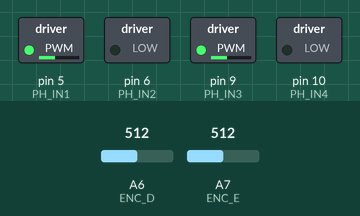
The sketch below on a simulated Arduino Nano, built with avr-gcc and run on an emulated ATmega328P. Shown: switched loads named in the sketch (green lamp = pin HIGH). Inputs (shaded band) come from the test bench; at power-on: A6 (ENC_D) = 512, A7 (ENC_E) = 512. EEPROM starts erased; what the sketch prints to the serial monitor is not drawn.

Above: at 26.3 s.
At 28.35 s:
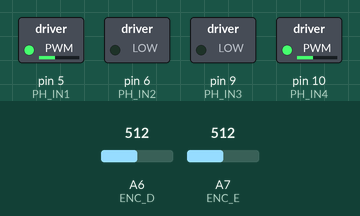
At 30.35 s:
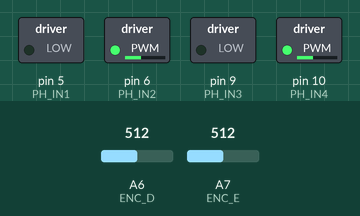
At 32.4 s:
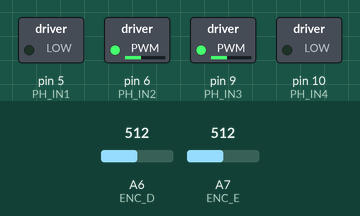
At 34.4 s:
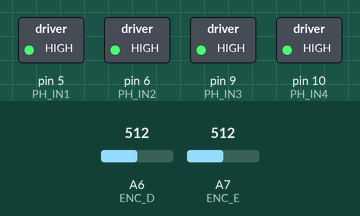
Timing chart, 0 to 36.9 s (numbered marks = the images above):
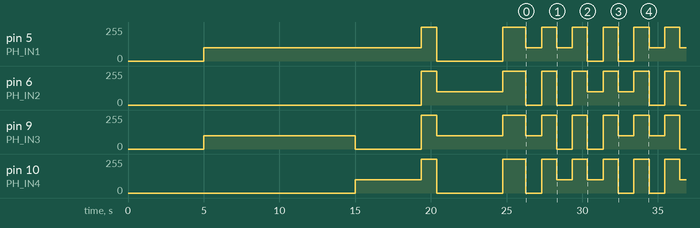

The sketch:

andar_reto.ino
```cpp
//Inclusao de biblitoecas
#include "MsTimer2.h"
#include<EEPROM.h>

//Pinos da Ponte H
#define PH_IN1 5
#define PH_IN2 6
#define PH_IN3 9
#define PH_IN4 10

//Pinos do RF
#define RF_CSN 4
#define RF_CE 5
#define RF_MO 11
#define RF_MI 12
#define RF_SCK 13

//Pinos do Encoder
#define ENC_D A6
#define ENC_E A7

//Limites inferior e superior para comparacao dos encoders
/*
#define limsup_dir 853
#define limsup_esq 823
#define liminf_dir 700//676
#define liminf_esq 542
*/

//Variaveis globais de leitura de encoder
int limsup_dir = 0;
int limsup_esq = 0;
int liminf_dir = 1023;
int liminf_esq = 1023;

//Variaveis globais
volatile boolean estado_direita = false;
volatile boolean estado_esquerda = false;
volatile long int contador_direita = 0;
volatile long int contador_esquerda = 0;

//Configura velocidade dos motores (para frente ou para tras) com PWM
void configura_velocidade (int motorA, int motorB){
  if(motorA > 0){
    analogWrite(PH_IN1, motorA);
    analogWrite(PH_IN2, 0);
  }
  else{
    analogWrite(PH_IN1, 0);
    analogWrite(PH_IN2, -motorA);
  }

  if(motorB > 0){
    analogWrite(PH_IN3, motorB);
    analogWrite(PH_IN4, 0);
  }
  else{
    analogWrite(PH_IN3, 0);
    analogWrite(PH_IN4, -motorB);
  }
}

//Para os motores. Para parar o motorA, deve-se passar o parametro motorA!=0. Analogamente para motorB.
void para_motores (int motorA, int motorB){
  if(motorA){
    digitalWrite(PH_IN1,1);
    digitalWrite(PH_IN2,1);
  }
  if(motorB){
    digitalWrite(PH_IN3,1);
    digitalWrite(PH_IN4,1);
  }
}

//Configura o valor para cada motor, segundo http://migre.me/wosaU
void configura_motores (int in1, int in2, int in3, int in4){
  digitalWrite(PH_IN1, in1);
  digitalWrite(PH_IN2, in2);
  digitalWrite(PH_IN3, in3);
  digitalWrite(PH_IN4, in4);
}


//Funcao para calibrar os valores-padrao de maximo e minimo a serem utilizados
//Na funcao leitura_encoder()
void calibra_encoder(){

  int dir_agora, esq_agora;
  //Ligamos os motores para um giro anti-horario do robo em seu proprio eixo
  configura_velocidade(100, -100);
  for(long i = 0; i < 10000; i++){

    dir_agora = analogRead(ENC_D);

    if(dir_agora > limsup_dir)
      limsup_dir = dir_agora;
    if(dir_agora < liminf_dir)
      liminf_dir = dir_agora;

    esq_agora = analogRead(ENC_E);

    if(esq_agora > limsup_esq)
      limsup_esq = esq_agora;
    if(esq_agora < liminf_esq)
      liminf_esq = esq_agora;
  }
  //Paramos os motores
  para_motores(1,1);

  delay(1000);


  //Ligamos os motores para um giro horario do robo em seu proprio eixo
  configura_velocidade(-100, 100);
  for(long i = 0; i < 10000; i++){

    dir_agora = analogRead(ENC_D);

    if(dir_agora > limsup_dir)
      limsup_dir = dir_agora;
    if(dir_agora < liminf_dir)
      liminf_dir = dir_agora;

    esq_agora = analogRead(ENC_E);

    if(esq_agora > limsup_esq)
      limsup_esq = esq_agora;
    if(esq_agora < liminf_esq)
      liminf_esq = esq_agora;

  }
  //Paramos os motores
  para_motores(1,1);

  //escreve os limites na memoria EEPROM
  EEPROM.write(0, (byte) (limsup_esq >> 8));
  EEPROM.write(1, (byte) (limsup_esq & 0xff));

  EEPROM.write(2, (byte) (liminf_esq >> 8));
  EEPROM.write(3, (byte) (liminf_esq & 0xff));

  EEPROM.write(4, (byte) (limsup_dir >> 8));
  EEPROM.write(5, (byte) (limsup_dir & 0xff));

  EEPROM.write(6, (byte) (liminf_dir >> 8));
  EEPROM.write(7, (byte) (liminf_dir & 0xff));

  delay(500);

}

//recupera os limites superior e inferior da EEPPROM
void ler_limites(){
  limsup_esq = (((int) EEPROM.read(0)) << 8) + EEPROM.read(1);
  liminf_esq = (((int) EEPROM.read(2)) << 8) +EEPROM.read(3);

  limsup_dir = (((int) EEPROM.read(4)) << 8) +EEPROM.read(5);
  liminf_dir = (((int) EEPROM.read(6)) << 8) +EEPROM.read(7);
}


void leitura_encoder(){

  if(analogRead(ENC_D) > 0.55*limsup_dir + 0.45*liminf_dir && estado_direita == false)
  {
    estado_direita = true;
    contador_direita++;
  }
  if(analogRead(ENC_D) < 0.45*limsup_dir + 0.55*liminf_dir && estado_direita == true)
  {
    estado_direita = false;
    contador_direita++;
  }

  if(analogRead(ENC_E) > 0.55*limsup_esq + 0.45*liminf_esq && estado_esquerda == false)
  {
    estado_esquerda = true;
    contador_esquerda++;
  }
  if(analogRead(ENC_E) < 0.45*limsup_esq + 0.55*liminf_esq && estado_esquerda == true)
  {
    estado_esquerda = false;
    contador_esquerda++;
  }

}

//Inicializacoes
void setup(){
 pinMode(PH_IN1, OUTPUT);
 pinMode(PH_IN2, OUTPUT);
 pinMode(PH_IN3, OUTPUT);
 pinMode(PH_IN4, OUTPUT);

 MsTimer2::set(1, leitura_encoder); //RSI periodica leitura_encoder com T=1ms
 MsTimer2::start(); //Habilita RSI

 delay(5000);
 configura_velocidade(100, 100);
 delay(10000);
 calibra_encoder();

 contador_esquerda = 0;
 contador_direita = 0;
 Serial.begin(9600);
 Serial.print(limsup_esq);
 Serial.print(" ");
 Serial.print(limsup_dir);
 Serial.print(" ");
 Serial.print(liminf_esq);
 Serial.print(" ");
 Serial.println(liminf_dir);
 delay(1000);
 contador_esquerda = 0;
 contador_direita = 0;
}

void do_pid(long vell, long velr)
{
  double kp = 10.0;
  if(vell > 0 && velr > 0)
  {
    double erro = (vell * contador_direita - velr * contador_esquerda) / (double) (abs(velr) + abs(vell));

    if(abs(vell) >= abs(velr))
      configura_velocidade(vell, max(-255, min(255, velr - kp * erro)));
    else
      configura_velocidade(max(-255, min(255, vell + kp * erro)), velr);
  }
  else if(vell > 0 && velr < 0)
  {
    double erro = (-1 * vell * contador_direita - velr * contador_esquerda) / (double) (abs(velr) + abs(vell));

    if(abs(vell) >= abs(velr))
      configura_velocidade(vell, max(-255, min(255, velr - kp * erro)));
    else
      configura_velocidade(max(-255, min(255, vell - kp * erro)), velr);
  }
  else if(vell < 0 && velr > 0)
  {
    double erro = (vell * contador_direita + velr * contador_esquerda) / (double) (abs(velr) + abs(vell));

    if(abs(vell) >= abs(velr))
      configura_velocidade(vell, max(-255, min(255, velr + kp * erro)));
    else
      configura_velocidade(max(-255, min(255, vell + kp * erro)), velr);
  }
  else
  {
    double erro = (vell * contador_direita - velr * contador_esquerda) / (double) (abs(velr) + abs(vell));

    if(abs(vell) >= abs(velr))
      configura_velocidade(vell, max(-255, min(255, velr - kp * erro)));
    else
      configura_velocidade(max(-255, min(255, vell + kp * erro)), velr);
  }
}

void loop(){
  //Vai para frente
  int velr = 100, vell = 100;
  contador_esquerda = 0;
  contador_direita = 0;
  for(int i = 0; i < 100; i++)
  {
    //if(i < 50)
      //do_pid(vell * (0.02 * (i+1)), velr * (0.02 * (i+1)));
    //else
      do_pid(vell, velr);
    delay(10);
  }
  //Para
  para_motores(1,1);
  delay(1000);

  //Gira em um sentido
  velr = -100, vell = 100;
  contador_esquerda = 0;
  contador_direita = 0;
  for(int i = 0; i < 100; i++)
  {
    //if(i < 50)
      //do_pid(vell * (0.02 * (i+1)), velr * (0.02 * (i+1)));
    //else
      do_pid(vell, velr);
    delay(10);
  }
  //Para
  para_motores(1,1);
  delay(1000);

  //Vai para tras
  velr = -100, vell = -100;
  contador_esquerda = 0;
  contador_direita = 0;

  for(int i = 0; i < 100; i++)
  {
    //if(i < 50)
      //do_pid(vell * (0.02 * (i+1)), velr * (0.02 * (i+1)));
    //else
      do_pid(vell, velr);
    delay(10);
  }
  //Para
  para_motores(1,1);
  delay(1000);

  //Gira no outro sentido
  velr = 100, vell = -100;
  contador_esquerda = 0;
  contador_direita = 0;
  for(int i = 0; i < 100; i++)
  {
    //if(i < 50)
      //do_pid(vell * (0.02 * (i+1)), velr * (0.02 * (i+1)));
    //else
      do_pid(vell, velr);
    delay(10);
  }
  //Para
  para_motores(1,1);
  delay(1000);
  contador_esquerda = 0;
  contador_direita = 0;

}
```

Measured:
- by itself, pin 6 (PH_IN2): moves between 0/255 and 255/255, repeating every 16.3 s
- by itself, pin 10 (PH_IN4): 100/255 → 255/255 at 19.4 s, → 0/255 1.0 s later, → 255/255 4.4 s later, → 0/255 1.5 s later, … (106 changes in this stretch)
- by itself, pin 5 (PH_IN1): 100/255 → 255/255 at 19.4 s, → 0/255 1.0 s later, → 255/255 4.4 s later, → 100/255 1.5 s later, … (106 changes in this stretch)
